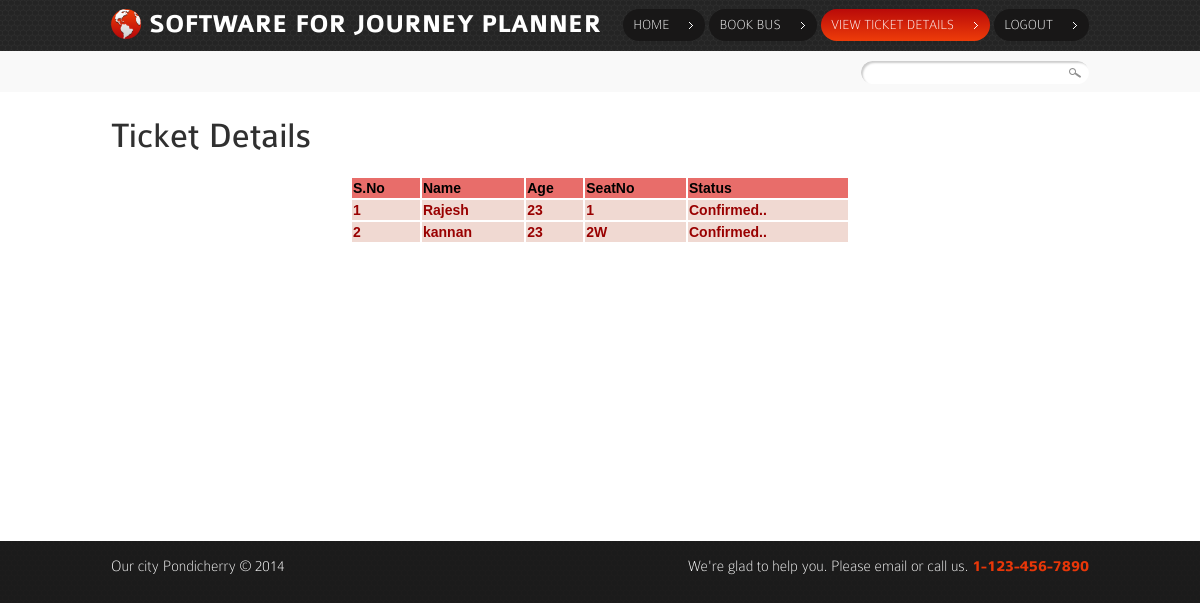
The app's page /booked_details.php (signed in) with its own data.
### tables this page shows
CREATE TABLE `book_tour` (
  `id` int(11) NOT NULL,
  `username` varchar(100) NOT NULL,
  `tour_id` varchar(100) NOT NULL,
  `person` varchar(100) NOT NULL,
  `seatno` varchar(100) NOT NULL,
  `age` varchar(10) NOT NULL,
  `amount` varchar(100) NOT NULL,
  `day` varchar(100) NOT NULL,
  `month` varchar(100) NOT NULL,
  `year` varchar(100) NOT NULL,
  `status` int(11) NOT NULL,
  `rdate` varchar(100) NOT NULL
);

### booked_details.php (the view, shortened to what this page needs)
<?php
$uname = $_SESSION['user'];
$tquery = mysql_query("select * from book_tour where username='$uname'");
?>
<!DOCTYPE html>
<html lang="en">
<head>
	<link rel="stylesheet" href="css/reset.css" type="text/css" media="all">
	<link rel="stylesheet" href="css/grid.css" type="text/css" media="all">
	<link rel="stylesheet" href="css/style.css" type="text/css" media="all">
</head>
<body>
	<header>
		<nav>
			<div class="container">
				<div class="wrapper">
					<h1><a href="index.php"><strong>SOFTWARE FOR JOURNEY PLANNER</strong></a></h1>
					<ul>
								<li><a href="userhome.php">Home</a></li>
					<li><a href="Book_bus.php" >Book Bus</a></li>
						<li><a href="booked_details.php"class="current"> View Ticket Details</a></li>
						<li><a href="slogout.php">Logout</a></li>
					</ul>
			  </div>
			</div>
		</nav>
		<section class="adv-content">
			<div class="container">
				<ul class="breadcrumbs">
					<li></li>
				</ul>
				<form action="" id="search-form">
					<fieldset>
						<input type="text" value=""><input type="submit" value="" >
					</fieldset>
				</form>
			</div>
		</section><div class="ic"></div>
	</header>
	<section id="content">
	  <div class="top">
			<div class="container">
				<h2>Ticket Details </h2>
			  <div align="center">
<table width="500" border="1">
  <tr>
    <td bgcolor="#E86D6A"><span class="style1">S.No</span></td>
    <td bgcolor="#E86D6A"><span class="style1">Name</span></td>
    <td bgcolor="#E86D6A"><span class="style1">Age</span></td>
	 <td bgcolor="#E86D6A"><span class="style1">SeatNo</span></td>
    <td bgcolor="#E86D6A"><span class="style1">Status</span></td>
    </tr>
	<?php
	$i=0;
	while($tres = mysql_fetch_array($tquery))
	{
	$i++;
	?>
  <tr>
    <td bgcolor="#F0D9D2"><?php echo $i; ?></td>
    <td bgcolor="#F0D9D2"><?php echo $tres['person'];?></td>
    <td bgcolor="#F0D9D2"><?php echo $tres['age'];?></td>
	<td bgcolor="#F0D9D2"><?php echo $tres['seatno'];?></td>
    <td bgcolor="#F0D9D2"><?php
	if($tres['status']==0)
	{
	echo "Process..";
	}else{
	echo "Confirmed..";
	}
?></td>
    </tr>
	<?php
	}
	?>
</table>
<h3>&nbsp;</h3>
	<p>&nbsp;</p>
	<p>&nbsp;</p>
	<p>&nbsp;</p>
	<p>&nbsp;</p>
                <h3 style="color:#333333;">&nbsp;</h3>
	<p>&nbsp;</p>
	</div>
			</div>
		</div>
	</section>
	<footer>
		<div class="container">
			<div class="wrapper">
				<div class="copy">Our city Pondicherry &copy; 2014</div>
				<address class="phone">
					We're glad to help you. Please email or call us. <strong>1-123-456-7890</strong>
				</address>
			</div>
		</div>
	</footer>
</body>
</html>

### css/grid.css (style rules this page uses)
.container { width: 978px; margin: 0 auto; position:relative; }

### css/style.css (style rules this page uses)
article, aside, audio, canvas, command, datalist, details, embed, figcaption, figure, footer, header, hgroup, keygen, meter, nav, output, progress, section, source, video { display:block }
body { background:url(../images/body-bg.gif) #1b1b1b;font-family:Arial, Helvetica, sans-serif;font-size:100%;line-height:1.125em;color:#9f9f9f }
html { min-width:980px }
html, body { height:100% }
.container { font-size:.75em; }
header { overflow:hidden;background:url(../images/header-pattern.gif) #1f1f1f }
#content .top { background:#fff;padding:29px 0 35px 0 }
.wrapper { width:100%;overflow:hidden }
input, select, textarea { font-family:Arial, Helvetica, sans-serif;font-size:1em;vertical-align:middle;font-weight:normal }
p { margin-bottom:1.5em }
a { color:#f24c15;outline:none }
h2 { font-size:36px;line-height:30px;color:#303030;font-weight:normal;font-family:'ColaborateRegular';font-weight:normal;margin-bottom:.7em }
h3 { font-size:18px;line-height:1.2em;font-family:'ColaborateRegular';font-weight:normal;margin-bottom:1em }
header h1 { background:url(../images/logo.png) no-repeat 0 0;padding:2px 0 0 38px;font-family:'ColaborateThinRegular';font-size:26px;line-height:1.2em;color:#fff;font-weight:normal;float:left }
header h1 a { color:#fff;text-decoration:none }
header h1 strong { font-family:'ColaborateBoldRegular';font-weight:normal }
header nav { padding:7px 0 10px 0 }
header nav ul { float:right;padding:2px 0 0 0 }
header nav ul li { float:left;padding-left:4px }
header nav ul li a { position:relative;float:left;font-size:14px;color:#fff;text-decoration:none;font-family:'ColaborateThinRegular';text-transform:uppercase;height:32px;line-height:32px;background-color:#181717;padding:0 36px 0 10px;border-radius:17px;-moz-border-radius:17px;-webkit-border-radius:17px }
header nav ul li a:hover, header nav ul li a.current { background-image:-moz-linear-gradient(top, #ee3c09, #b90a09); background-image:-webkit-gradient(linear,left bottom,left top,color-stop(0, #ee3c09),color-stop(1, #b90a09)); filter: progid:DXImageTransform.Microsoft.gradient(startColorstr='#ee3c09', endColorstr='#b90a09'); -ms-filter:"progid:DXImageTransform.Microsoft.gradient(startColorstr='#ee3c09', endColorstr='#b90a09')"; }
header nav ul li a:after { content:'';display:block;position:absolute;right:12px;top:13px;width:4px;height:7px;background:url(../images/arrow1.gif) no-repeat 0 0 }
header .adv-content { overflow:hidden;background:#f9f9f9;padding:10px 0 8px 0 }
header .breadcrumbs { float:left;padding:3px 0 0 10px }
header .breadcrumbs li { display:inline;color:#212121;padding-left:5px }
footer .container { color:#fff;font-size:16px;line-height:1.2em;padding:16px 0 16px 0;font-family:'ColaborateThinRegular'; }
footer .copy { float:left }
footer .phone { float:right;font-style:normal }
footer .phone strong { font-family:'ColaborateBoldRegular';font-weight:normal;color:#e83709 }
#search-form { float:right;position:relative }
#search-form fieldset { border:none }
#search-form input[type=text] { background:#fff;width:195px;border:none;border-radius:20px;-moz-border-radius:20px;-webkit-border-radius:20px;padding:4px 25px 5px 8px;box-shadow:rgba(0, 0, 0, .2) 2px 2px 2px inset;-moz-box-shadow:rgba(0, 0, 0, .2) 2px 2px 2px inset;-webkit-box-shadow:rgba(0, 0, 0, .2) 2px 2px 2px inset;background:url(../images/search-bg.gif) no-repeat 100% 7px #fff }
#search-form input[type=submit] { width:20px;height:20px;position:absolute;right:5px;top:0;border:none;background:none;cursor:pointer }

### booked_details.php (style rules this page uses)
td { color:#990000; font-size:14px; font-stretch:expanded; font-weight:800; }
tr { margin-bottom:30px; }
.style1 { color: #000000 }

### records on screen
book_tour: person "Rajesh", age "23", seatno "1", status "Confirmed.."
book_tour: person "kannan", age "23", seatno "2W", status "Confirmed.."
